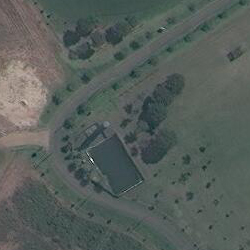
#> input picture referencia - Copia2.jpg, 250 x 250 px
$ jupyter execute 'Detecção de mudanças.ipynb'   (older library calls are emulated)
#> lines starting #> are read from the running program, lines starting #| are printed output that depends on the picture
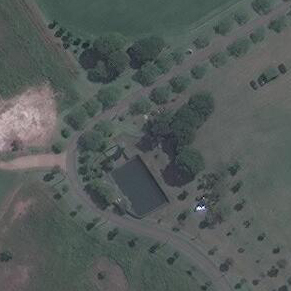
#> input picture GE01_2017_JPEG_R1C1 (3).jpg, 291 x 291 px
[cell 1]
import numpy as np
import cv2
import pywt
import matplotlib.pyplot as plt
from skimage import data
from skimage import color
from skimage import img_as_float
from skimage.io import imsave, imread
from skimage.measure import compare_ssim
from IPython.display import Image, display

[cell 2]
def register_images(img_ref, img):
    orb = cv2.ORB_create(5000)

    kp_ref, desc_ref = orb.detectAndCompute(img_ref,None)
#> kp_ref = 423 keypoints; strongest (x, y, size): (91, 159, 31), (92, 161, 31), (91, 160, 37.2), (89, 162, 31)

    #img = cv2.resize(img,img_ref.shape)
    kp, desc = orb.detectAndCompute(img, None)
#> kp = 533 keypoints; strongest (x, y, size): (198, 208, 31), (203, 207, 31), (198, 205, 31), (198, 204, 37.2)

    # create BFMatcher object
    bf = cv2.BFMatcher(cv2.NORM_HAMMING, crossCheck=True)

    # Match descriptors.
    matches = bf.match(desc, desc_ref)
#> matches = 176 matches

    matches = sorted(matches, key = lambda x:x.distance)

    matches = matches[:int(len(matches)*0.7)]
#> matches = 123 matches
    no_of_matches = len(matches)
#> no_of_matches = 123

    matches_img = cv2.drawMatches(img,kp,img_ref,kp_ref,matches,None, flags=cv2.DrawMatchesFlags_NOT_DRAW_SINGLE_POINTS)
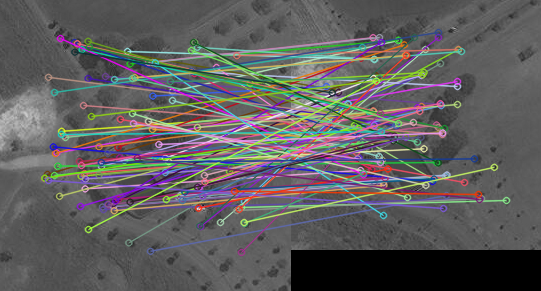
#> matches_img: shape (291, 541, 3); mean of channels 0, 1, 2 93.5, 93, 94.4; drawn as B, G, R

    plt.imshow(matches_img, cmap='gray')
#> (this line was passed over: IPython is not available in this run)
    plt.title('Images Matches')
#> (this line was passed over: IPython is not available in this run)
    plt.show()

    points_ref = np.zeros((no_of_matches, 2), dtype=np.float32)
    points = np.zeros((no_of_matches, 2), dtype=np.float32)

    for i, match in enumerate(matches):
        points_ref[i, :] = kp_ref[match.trainIdx].pt
        points[i, :] = kp[match.queryIdx].pt
#> this loop made 123 passes
#> after the loop, points = 123 pairs, first value 44 to 255, second value 38 to 252; points_ref = 123 pairs, first value 35 to 215, second value 32 to 215

    h, mask = cv2.findHomography(points, points_ref, cv2.RANSAC)
#> h = [[0.435, 0.016, 11.78], [-0.269, 0.645, 26.42], [-0.0016, -0.000576, 1]]; mask = 123 values, max 1 at index 2, min 0 at index 0, mean 0.106

    height, width = img_ref.shape
#> height = 250; width = 250
    output = cv2.warpPerspective(img, h, (width, height))
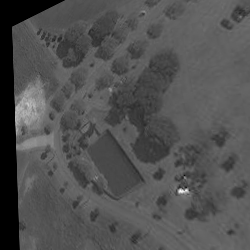
#> output: shape (250, 250); min 0, max 248, mean 81.5

    return output

[cell 3]
# Read images
img_ref = cv2.imread("referencia - Copia2.jpg",cv2.IMREAD_GRAYSCALE)
img = cv2.imread("GE01_2017_JPEG_R1C1 (3).jpg",cv2.IMREAD_GRAYSCALE)

plt.imshow(img_ref, cmap='gray')
plt.title('Reference Image')
plt.show()

plt.imshow(img, cmap='gray')
plt.title('Input image')
plt.show()

[cell 4]
# Register input image

img_register = register_images(img_ref, img)

plt.imshow(img_ref, cmap='gray')
#> (this line was passed over: IPython is not available in this run)
